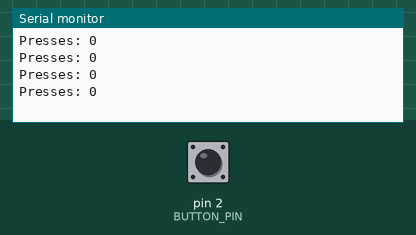
Simulated run of this sketch. Board: Arduino Uno, built with avr-gcc and run on an emulated ATmega328P. On the bench: the last lines printed to the serial monitor. The inputs (shaded band) are chosen by the test bench; at power-on: pin 2 (BUTTON_PIN) HIGH.

Above: at 1.2 s.
1.3 s: pin 2 (BUTTON_PIN) pulled LOW for 0.15 s
At 1.68 s:
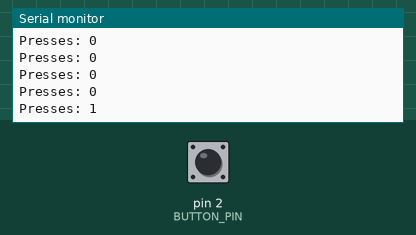
2.9 s: pin 2 (BUTTON_PIN) pulled LOW for 1 s
At 3.18 s:
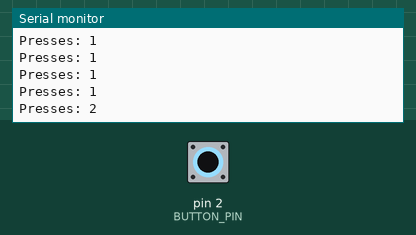
5.4 s: pin 2 (BUTTON_PIN) pulled LOW for 0.15 s
At 5.68 s:
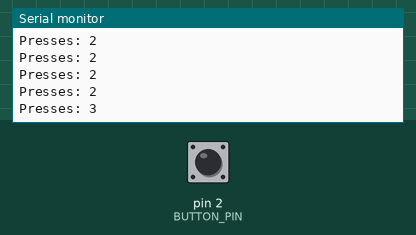
Timing chart, 0 to 8.4 s (numbered marks = the images above; inputs shaded):
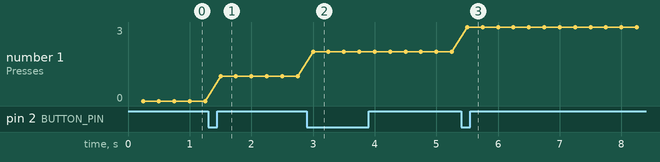

The sketch:

Arduino_Lesson_12.ino
```cpp
const byte BUTTON_PIN = 2;
volatile unsigned long pressCount = 0;
volatile unsigned long lastEdgeUs = 0;
const unsigned long DEBOUNCE_US = 50000UL;
unsigned long lastPrinted = 0;
void onPress() {
  unsigned long now = micros();
  if (now - lastEdgeUs >= DEBOUNCE_US) {
    pressCount++;
    lastEdgeUs = now;
  }
}
void setup() {
  pinMode(BUTTON_PIN, INPUT_PULLUP);
  Serial.begin(9600);
  attachInterrupt(digitalPinToInterrupt(BUTTON_PIN), onPress, FALLING);
}
void loop() {
  if (millis() - lastPrinted >= 250) {
    lastPrinted = millis();
    noInterrupts();
    unsigned long countCopy = pressCount;
    interrupts();
    Serial.print("Presses: ");
    Serial.println(countCopy);
  }
}
```

Measured:
- after the input at 1.3 s, the serial monitor: prints a new line after 0.20 s (image 1)
- after the input at 2.9 s, the serial monitor: prints a new line after 0.10 s (image 2)
- after the input at 5.4 s, the serial monitor: prints a new line after 0.10 s (image 3)
- plotted number 1: 0 → 1 after the input at 1.3 s, 1 → 2 after the input at 2.9 s, 2 → 3 after the input at 5.4 s
